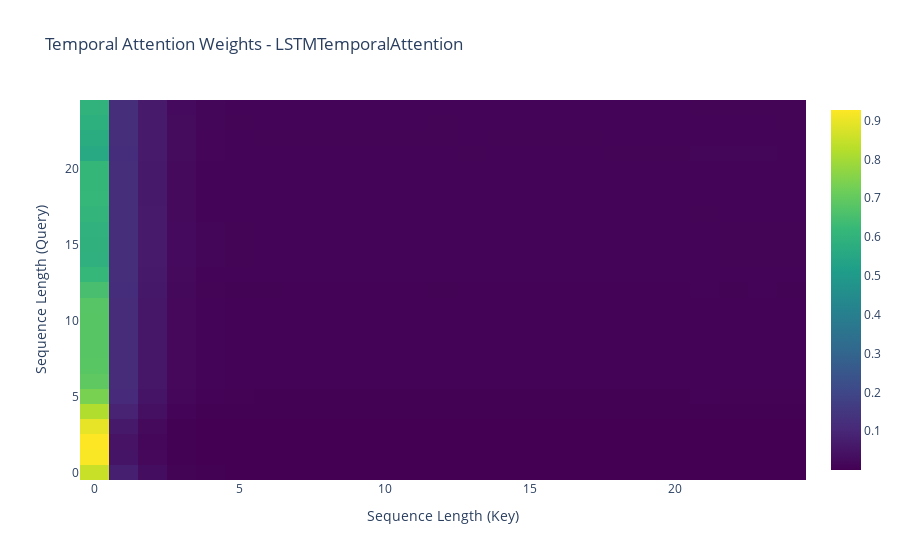
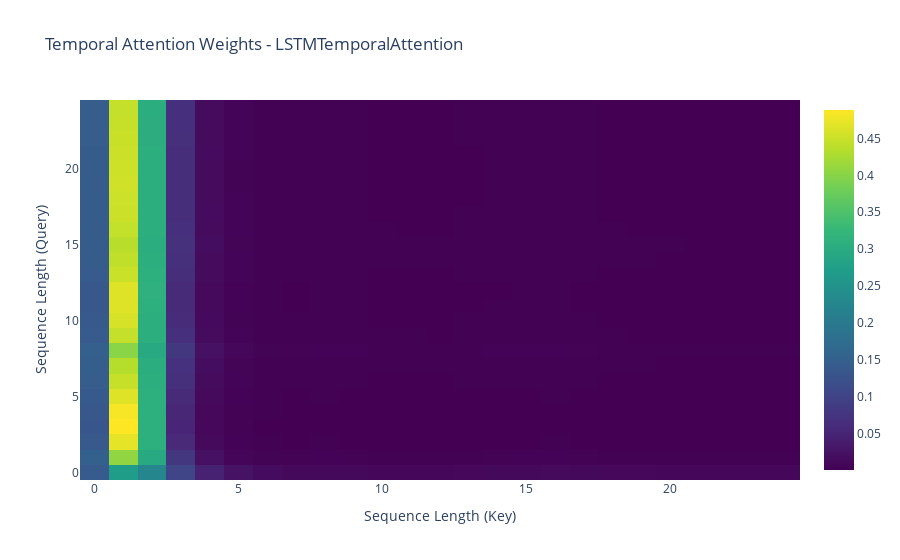
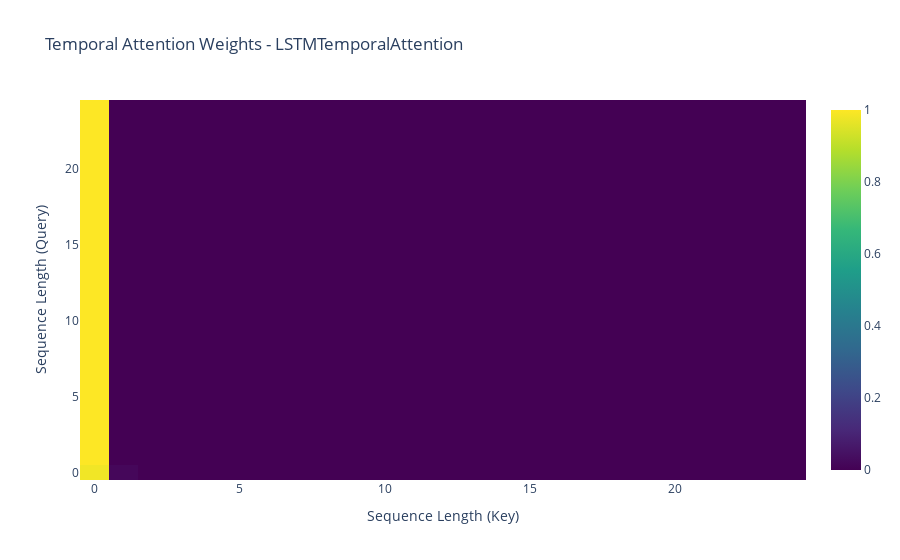
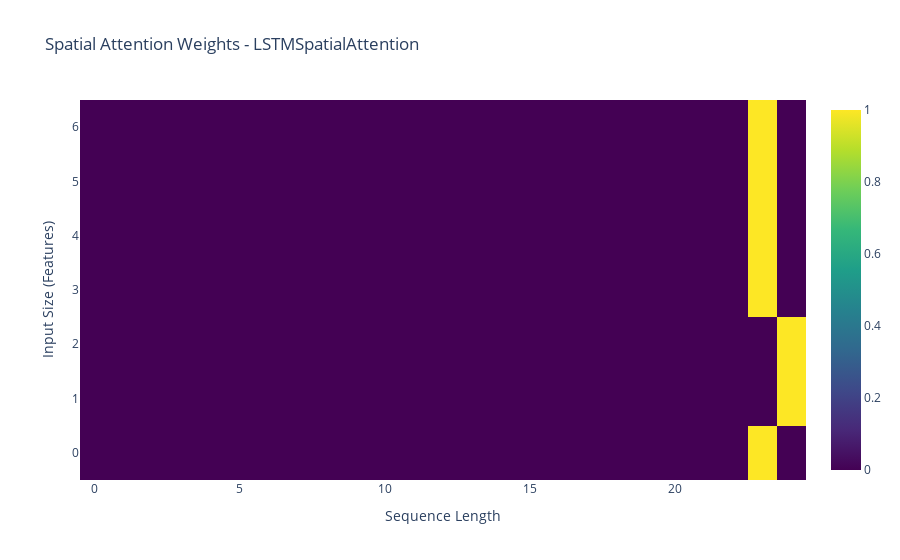

Notebook cell for these charts, in order:
### Code cell
for model_dir in model_dirs:
    print(f"Best performing model on experiment: {os.path.basename(model_dir)}")
    rows = []
    best_checkpoints = find_best_checkpoints(model_dir, num_best=10)
    for i, (checkpoint, val_loss, params) in enumerate(best_checkpoints):
        # Load model and weights
        model = create_model(params)
        model = load_model_from_checkpoint(model, checkpoint)
        data_loader = get_dataloader(params)
        test_dataloader = data_loader["test"]

        # Get a batch of input sequences and their corresponding targets
        inputs, targets = next(iter(test_dataloader))
        output, (spatial_attention_weights, temporal_attention_weights) = model(inputs, True)

        
        plot_attention(params, spatial_attention_weights, temporal_attention_weights)
        break

        #print("sample_temporal_attention_weights", average_temporal_attention_weights)
        #print("sample_spatial_attention_weights", average_spatial_attention_weights)

### Figure 1 — Plotly figure (JSON) as saved in the notebook; plotly's stock layout.template omitted (floating-point values rounded to 4 significant figures; data arrays with more than 128 entries replaced by an {"elided": "..."} marker saying what was removed)
{"data": [{"colorscale": [[0, "#440154"], [0.1111, "#482878"], [0.2222, "#3e4989"], [0.3333, "#31688e"], [0.4444, "#26828e"], [0.5556, "#1f9e89"], [0.6667, "#35b779"], [0.7778, "#6ece58"], [0.8889, "#b5de2b"], [1, "#fde725"]], "type": "heatmap", "z": {"elided": "25x25 float values"}}], "layout": {"title": {"text": "Temporal Attention Weights - LSTMTemporalAttention"}, "xaxis": {"title": {"text": "Sequence Length (Key)"}}, "yaxis": {"title": {"text": "Sequence Length (Query)"}}}}

### Figure 2 — Plotly figure (JSON) as saved in the notebook; plotly's stock layout.template omitted (floating-point values rounded to 4 significant figures; data arrays with more than 128 entries replaced by an {"elided": "..."} marker saying what was removed)
{"data": [{"colorscale": [[0, "#440154"], [0.1111, "#482878"], [0.2222, "#3e4989"], [0.3333, "#31688e"], [0.4444, "#26828e"], [0.5556, "#1f9e89"], [0.6667, "#35b779"], [0.7778, "#6ece58"], [0.8889, "#b5de2b"], [1, "#fde725"]], "type": "heatmap", "z": {"elided": "25x25 float values"}}], "layout": {"title": {"text": "Temporal Attention Weights - LSTMTemporalAttention"}, "xaxis": {"title": {"text": "Sequence Length (Key)"}}, "yaxis": {"title": {"text": "Sequence Length (Query)"}}}}

### Figure 3 — Plotly figure (JSON) as saved in the notebook; plotly's stock layout.template omitted (floating-point values rounded to 4 significant figures; data arrays with more than 128 entries replaced by an {"elided": "..."} marker saying what was removed)
{"data": [{"colorscale": [[0, "#440154"], [0.1111, "#482878"], [0.2222, "#3e4989"], [0.3333, "#31688e"], [0.4444, "#26828e"], [0.5556, "#1f9e89"], [0.6667, "#35b779"], [0.7778, "#6ece58"], [0.8889, "#b5de2b"], [1, "#fde725"]], "type": "heatmap", "z": {"elided": "25x25 float values"}}], "layout": {"title": {"text": "Temporal Attention Weights - LSTMTemporalAttention"}, "xaxis": {"title": {"text": "Sequence Length (Key)"}}, "yaxis": {"title": {"text": "Sequence Length (Query)"}}}}

### Figure 4 — Plotly figure (JSON) as saved in the notebook; plotly's stock layout.template omitted (floating-point values rounded to 4 significant figures; data arrays with more than 128 entries replaced by an {"elided": "..."} marker saying what was removed)
{"data": [{"colorscale": [[0, "#440154"], [0.1111, "#482878"], [0.2222, "#3e4989"], [0.3333, "#31688e"], [0.4444, "#26828e"], [0.5556, "#1f9e89"], [0.6667, "#35b779"], [0.7778, "#6ece58"], [0.8889, "#b5de2b"], [1, "#fde725"]], "type": "heatmap", "z": {"elided": "7x25 float values"}}], "layout": {"title": {"text": "Spatial Attention Weights - LSTMSpatialAttention"}, "xaxis": {"title": {"text": "Sequence Length"}}, "yaxis": {"title": {"text": "Input Size (Features)"}}}}
